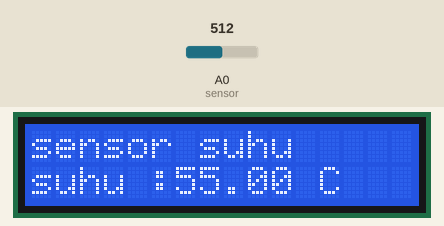
A sketch run on a simulated Arduino Uno, built with avr-gcc and run on an emulated ATmega328P. Parts: 16×2 character LCD. Inputs (shaded band) come from the test bench; at power-on: A0 (sensor) = 512. What the sketch prints to the serial monitor is not drawn.

Above: at 1.2 s.
1.3 s: A0 (sensor) set to 104
At 2.2 s:
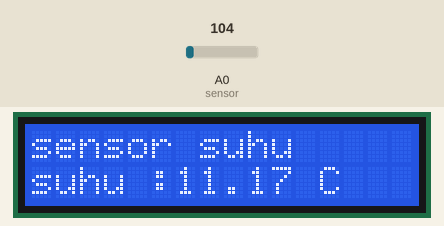
3.0 s: A0 (sensor) set to 86
At 3.7 s:
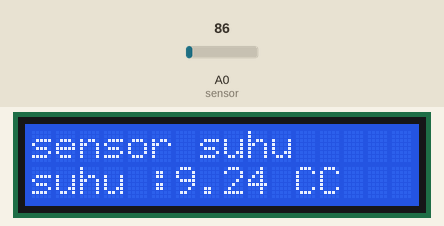
4.5 s: A0 (sensor) set to 122
At 5.1 s:
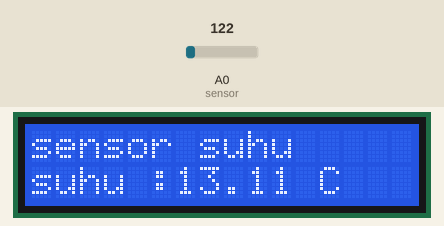
Timing chart, 0 to 7.5 s (numbered marks = the images above; inputs shaded):
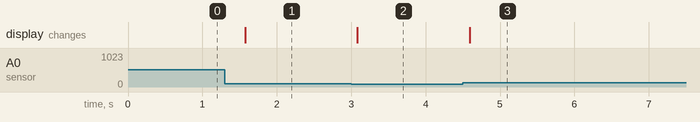

The sketch:

sensor_suhu.ino
```cpp
#include <LiquidCrystal.h>

//setying lcd RS,E,D4,D5,D6,D7
LiquidCrystal lcd(6,7,9,10,11,12);
int sensor= A0;
float suhu, data;

void setup() {
//memilih jenis LCD contoh LCD 16*2
analogReference(INTERNAL);
Serial.begin(9600);
pinMode(sensor, INPUT);
lcd.begin(16,2);
lcd.print("sensor suhu");

}

void loop() {
data = analogRead(sensor);
suhu = data*110/1024;
Serial.print("suhu :");
Serial.println(suhu);

lcd.setCursor(0,1);
lcd.print("suhu :");
lcd.print(suhu);
lcd.print(" C");
delay(500);


}
```

Measured:
- the behaviour switches between 94 and 93 on A0 (sensor) (found by bisection; images 1 and 2)
- after the input at 1.3 s, the display: changes after 0.28 s (image 1)
- after the input at 3.0 s, the display: changes after 0.08 s (image 2)
- after the input at 4.5 s, the display: changes after 0.09 s (image 3)
